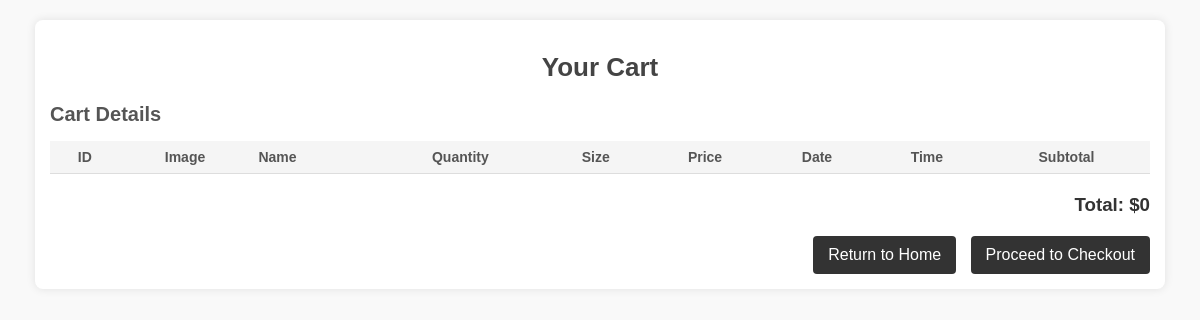
The app's page /cart/ (signed in), older data.
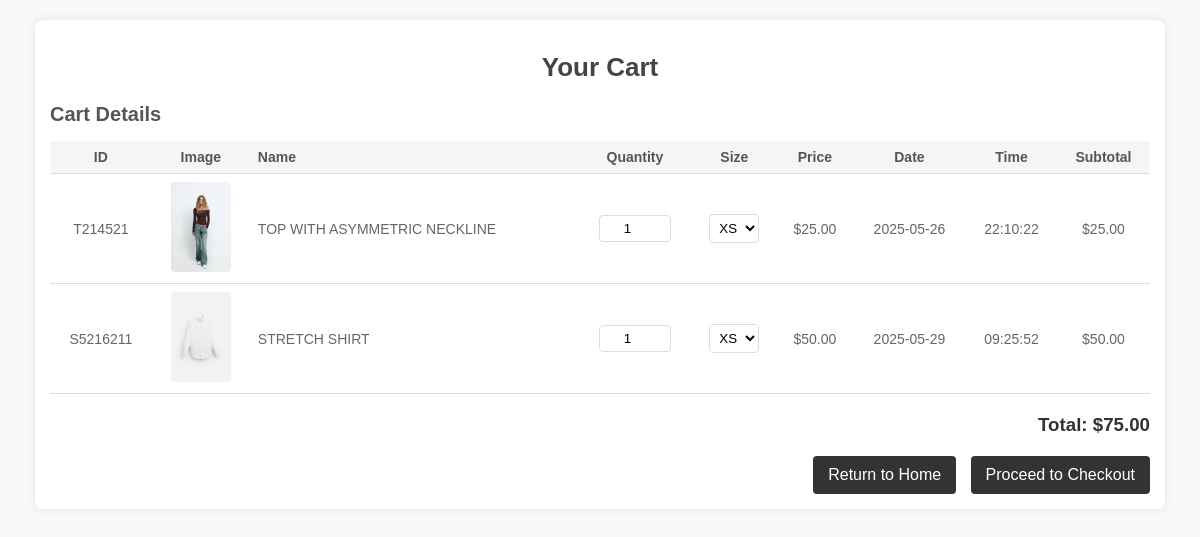
The same page, newer data.
### clothes/models.py (models this page shows, shortened)
class Cart(models.Model):
    user = models.ForeignKey(User, on_delete=models.CASCADE)
    product = models.ForeignKey(Product, on_delete=models.CASCADE)
    size = models.CharField(max_length=10)
    quantity = models.PositiveIntegerField(default=1)
    date_added = models.DateTimeField(default=timezone.now)

class Product(models.Model):
    CATEGORY_CHOICES = [
        ('men', 'Men'),
        ('women', 'Women'),
    ]
    SUBCATEGORY_CHOICES = [
        ('shirts', 'Shirts'),
        ('t_shirts', 'T-Shirts'),
        ('polo_shirts', 'Polo Shirt'),
        ('jeans', 'Jeans'),
        ('jackets', 'Jackets'),
        ('blazers', 'Blazers'),
        ('dresses', 'Dresses'),
        ('trousers', 'Trousers'),
        ('hoodies_sweatshirts', 'Hoodies | Sweatshirts'),
        ('sweaters_cardigans', 'Sweater | Cardigans'),
        ('tops', 'Tops'),
        ('shorts', 'Shorts'),
        ('shoes', 'Shoes'),
        ('bags', 'Bags'),
        ('accessories', 'Accessories'),
        ('perfume', 'Perfume'),
    ]
    SIZE_CHOICES = [
        ('XS', 'Extra Small'),
        ('S', 'Small'),
        ('M', 'Medium'),
        ('L', 'Large'),
        ('XL', 'Extra Large'),
    ]
    product_id = models.CharField(max_length=50, unique=True)  # Barcode or unique ID
    name = models.CharField(max_length=200)
    category = models.CharField(max_length=50, choices=CATEGORY_CHOICES)
    subcategory = models.CharField(max_length=50, choices=SUBCATEGORY_CHOICES)
    description = models.TextField()
    sku = models.CharField(max_length=50, unique=True, blank=True, null=True)
    stock = models.PositiveIntegerField(default=0)
    price = models.DecimalField(max_digits=10, decimal_places=2)
    size = models.CharField(max_length=50, choices=SIZE_CHOICES)  # Size options
    image_name = models.CharField(max_length=100, blank=True, null=True)

### clothes/views.py (the view)
# urls.py: path('cart/', views.cart, name='cart'),
@login_required
def cart(request):
    cart_items = Cart.objects.filter(user=request.user)
    total_amount = sum(item.product.price * item.quantity for item in cart_items)
    return render(request, 'cart.html', {'cart_items': cart_items, 'total_amount': total_amount})

### clothes/templatetags/custom_filters.py (called while the page is built)
@register.filter
def multiply(value, arg):
    return value * arg

### clothes/templates/cart.html (shortened to what this page needs)
{% load static %}
{% load custom_filters %}
<!DOCTYPE html>
<html lang="en">
<head>
    <link rel="stylesheet" href="{% static 'cart/style_cart.css' %}">
</head>
<body>
    <div class="cart-container">
        <h1>Your Cart</h1>
        <h2>Cart Details</h2>
        <table class="cart-details-table">
            <thead>
                <tr>
                    <th>ID</th>
                    <th>Image</th>
                    <th class="name-column">Name</th>
                    <th>Quantity</th>
                    <th>Size</th>
                    <th>Price</th>
                    <th class="date-column">Date</th>
                    <th>Time</th>
                    <th>Subtotal</th>
                </tr>
            </thead>
            <tbody>
                {% for item in cart_items %}
                <tr data-item-id="{{ item.id }}">
                    <td data-label="ID">{{ item.product.product_id }}</td>
                    <td data-label="Image">
                        <img src="{% static 'Shop/' %}{{ item.product.image_name }}" alt="{{ item.product.name }}" class="item-image">
                    </td>
                    <td data-label="Name" class="name-column">{{ item.product.name }}</td>
                    <td data-label="Quantity">
                        <input type="number" name="quantity_{{ item.id }}" value="{{ item.quantity }}" min="0" class="quantity-input">
                    </td>
                    <td data-label="Size">
                        <select name="size_{{ item.id }}" class="size-select">
                            <option value="XS" {% if item.size == "XS" %}selected{% endif %}>XS</option>
                        </select>
                    </td>
                    <td data-label="Price">${{ item.product.price }}</td>
                    <td data-label="Date" class="date-column">{{ item.date_added|date:"Y-m-d" }}</td>
                    <td data-label="Time">{{ item.date_added|date:"H:i:s" }}</td>
                    <td data-label="Subtotal" class="subtotal">${{ item.product.price|multiply:item.quantity }}</td>
                </tr>
                {% endfor %}
            </tbody>
        </table>
        <h3>Total: $<span id="total-amount">{{ total_amount }}</span></h3>
        <div class="button-container">
            <a href="{% url 'home' %}" class="button">Return to Home</a>
            <a href="{% url 'checkout' %}" class="button">Proceed to Checkout</a>
        </div>
    </div>
</body>
</html>

Row changes from the older to the newer data that the page shows:
added Cart: product.product_id "T214521", product.image_name (picture), product.name "TOP WITH ASYMMETRIC NECKLINE", quantity "1", size+id "XS", product.price "25.00", date_added "2025-05-26", date_added "22:10:22", product.price|multiply "25.00"
added Cart: product.product_id "S5216211", product.image_name (picture), product.name "STRETCH SHIRT", quantity "1", size+id "XS", product.price "50.00", date_added "2025-05-29", date_added "09:25:52", product.price|multiply "50.00"
Text that changed along with them:
{{ total_amount }}: "0" → "75.00"
